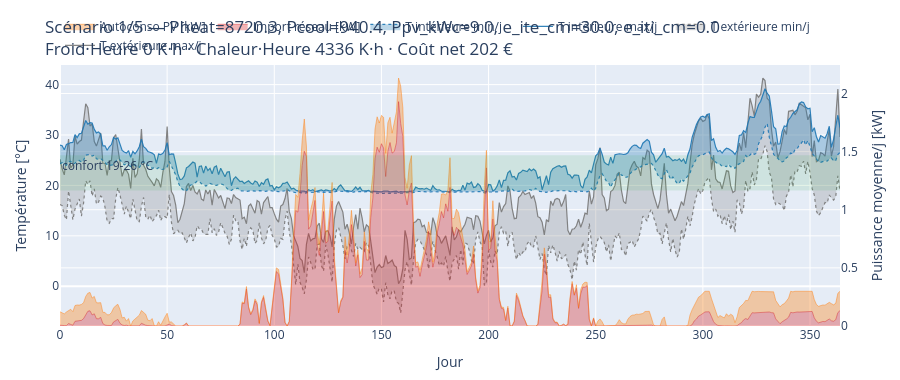

Write notebook code for a chart like this one.
### Code cell
if len(selected_idx) > 0:
    idx = selected_idx[0]
    x = X[idx]
    params_txt = ", ".join(f"{n}={v:.1f}" for n, v in zip(VAR_NAMES, x))
    title = (f"Scénario 1/{len(selected_idx)} — {params_txt}<br>"
             f"Froid·Heure {F[idx, 0]:.0f} K·h · Chaleur·Heure {F[idx, 1]:.0f} K·h · Coût net {F[idx, 2]:.0f} €")
    plot_scenario(x, title).show()

### Figure 1 — Plotly figure (JSON) as saved in the notebook; plotly's stock layout.template omitted (floating-point values rounded to 4 significant figures; data arrays with more than 128 entries replaced by an {"elided": "..."} marker saying what was removed)
{"data": [{"line": {"color": "rgba(120,120,120,0.9)", "width": 1.2}, "mode": "lines", "name": "T extérieure max/j", "type": "scatter", "x": {"elided": "365 int values"}, "y": {"elided": "365 float values"}}, {"fill": "tonexty", "fillcolor": "rgba(120,120,120,0.25)", "line": {"color": "rgba(120,120,120,0.9)", "dash": "dot", "width": 1.2}, "mode": "lines", "name": "T extérieure min/j", "type": "scatter", "x": {"elided": "365 int values"}, "y": {"elided": "365 float values"}}, {"line": {"color": "rgba(31,119,180,0.9)", "width": 1.2}, "mode": "lines", "name": "T intérieure max/j", "type": "scatter", "x": {"elided": "365 int values"}, "y": {"elided": "365 float values"}}, {"fill": "tonexty", "fillcolor": "rgba(31,119,180,0.3)", "line": {"color": "rgba(31,119,180,0.9)", "dash": "dot", "width": 1.2}, "mode": "lines", "name": "T intérieure min/j", "type": "scatter", "x": {"elided": "365 int values"}, "y": {"elided": "365 float values"}}, {"fillcolor": "rgba(214,39,40,0.35)", "line": {"color": "rgba(214,39,40,0.9)", "width": 0.5}, "mode": "lines", "name": "Import réseau [kW]", "stackgroup": "power", "type": "scatter", "x": {"elided": "365 int values"}, "y": {"elided": "365 float values"}, "yaxis": "y2"}, {"fillcolor": "rgba(255,127,14,0.35)", "line": {"color": "rgba(255,127,14,0.9)", "width": 0.5}, "mode": "lines", "name": "Autoconso PV [kW]", "stackgroup": "power", "type": "scatter", "x": {"elided": "365 int values"}, "y": {"elided": "365 float values"}, "yaxis": "y2"}], "layout": {"annotations": [{"showarrow": false, "text": "confort 19-26 °C", "x": 0, "xanchor": "left", "xref": "x domain", "y": 26.0, "yanchor": "top", "yref": "y"}], "height": 380, "hovermode": "x unified", "legend": {"orientation": "h", "x": 0, "xanchor": "left", "y": 1.02, "yanchor": "bottom"}, "margin": {"b": 40, "l": 60, "r": 60, "t": 60}, "shapes": [{"fillcolor": "rgba(46,160,67,0.12)", "line": {"width": 0}, "type": "rect", "x0": 0, "x1": 1, "xref": "x domain", "y0": 19.0, "y1": 26.0, "yref": "y"}], "title": {"text": "Scénario 1/5 — Pheat=8720.3, Pcool=940.4, Ppv_kWc=9.0, e_ite_cm=30.0, e_iti_cm=0.0<br>Froid·Heure 0 K·h · Chaleur·Heure 4336 K·h · Coût net 202 €"}, "xaxis": {"title": {"text": "Jour"}}, "yaxis": {"title": {"text": "Température [°C]"}}, "yaxis2": {"overlaying": "y", "rangemode": "tozero", "side": "right", "title": {"text": "Puissance moyenne/j [kW]"}}}}
